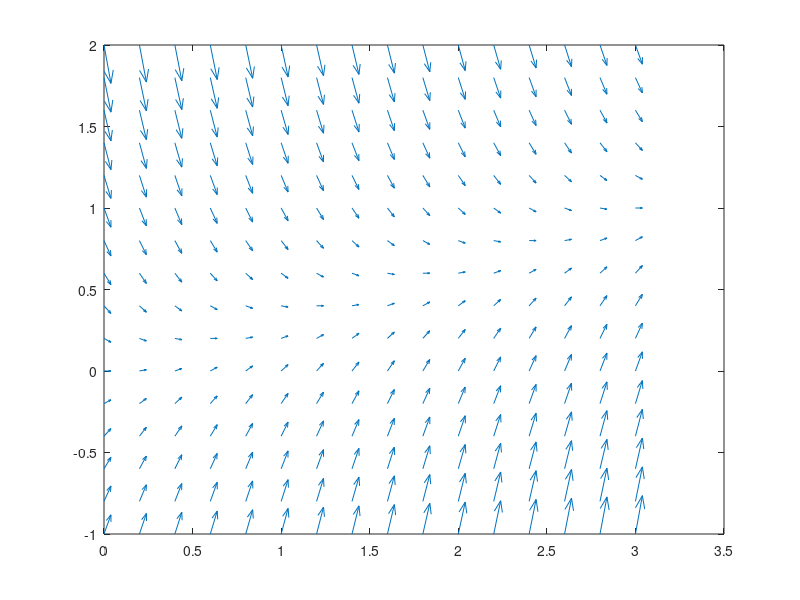

Source code (MATLAB):
%definir a malha
[t,y] = meshgrid(0:0.2:3,-1:0.2:2);
%calcular o campo de direções
dt = ones(size(t));
dy = t-3.*y;
%traçar o campo de direções
quiver(t,y,dt,dy);
